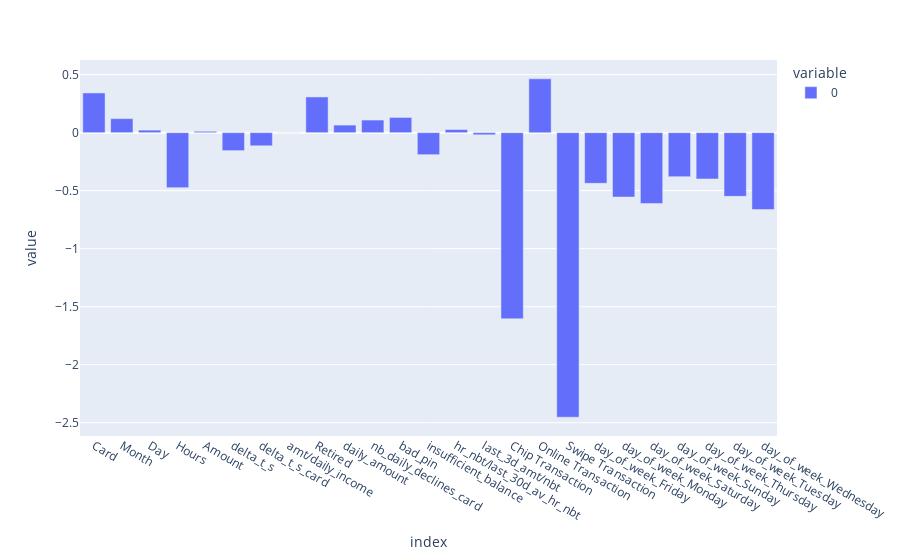

The notebook cell saved with this chart:
### Code cell
px.bar(df_coef)

### Figure 1 — Plotly figure (JSON) as saved in the notebook; plotly's stock layout.template omitted (floating-point values rounded to 4 significant figures)
{"data": [{"alignmentgroup": "True", "hovertemplate": "variable=0<br>index=%{x}<br>value=%{y}<extra></extra>", "legendgroup": "0", "marker": {"color": "#636efa", "pattern": {"shape": ""}}, "name": "0", "offsetgroup": "0", "orientation": "v", "showlegend": true, "textposition": "auto", "type": "bar", "x": ["Card", "Month", "Day", "Hours", "Amount", "delta_t_s", "delta_t_s_card", "amt/daily_income", "Retired", "daily_amount", "nb_daily_declines_card", "bad_pin", "insufficient_balance", "hr_nbt/last_30d_av_hr_nbt", "last_3d_amt/nbt", "Chip Transaction", "Online Transaction", "Swipe Transaction", "day_of_week_Friday", "day_of_week_Monday", "day_of_week_Saturday", "day_of_week_Sunday", "day_of_week_Thursday", "day_of_week_Tuesday", "day_of_week_Wednesday"], "xaxis": "x", "y": [0.3422, 0.1208, 0.02176, -0.4738, 0.01154, -0.1549, -0.1133, 7.532e-05, 0.3077, 0.06528, 0.1086, 0.1312, -0.1897, 0.02642, -0.01845, -1.604, 0.4641, -2.452, -0.437, -0.5551, -0.6107, -0.3793, -0.3991, -0.549, -0.6626], "yaxis": "y"}], "layout": {"barmode": "relative", "legend": {"title": {"text": "variable"}, "tracegroupgap": 0}, "margin": {"t": 60}, "xaxis": {"anchor": "y", "domain": [0, 1], "title": {"text": "index"}}, "yaxis": {"anchor": "x", "domain": [0, 1], "title": {"text": "value"}}}}
